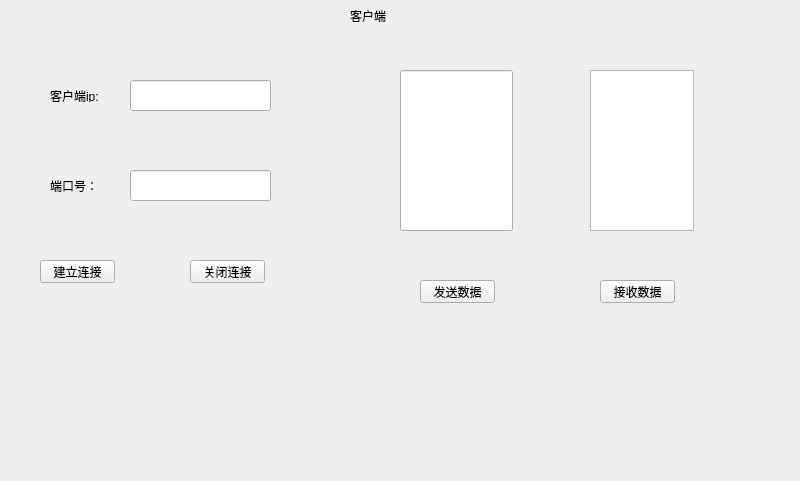
<?xml version="1.0" encoding="UTF-8"?>
<ui version="4.0">
 <class>Form</class>
 <widget class="QWidget" name="Form">
  <property name="geometry">
   <rect>
    <x>0</x>
    <y>0</y>
    <width>800</width>
    <height>481</height>
   </rect>
  </property>
  <property name="windowTitle">
   <string>Form</string>
  </property>
  <widget class="QLineEdit" name="send_lineEdit">
   <property name="geometry">
    <rect>
     <x>400</x>
     <y>70</y>
     <width>113</width>
     <height>161</height>
    </rect>
   </property>
  </widget>
  <widget class="QTextEdit" name="rcv_textEdit">
   <property name="geometry">
    <rect>
     <x>590</x>
     <y>70</y>
     <width>104</width>
     <height>161</height>
    </rect>
   </property>
  </widget>
  <widget class="QPushButton" name="open_connect_Button">
   <property name="geometry">
    <rect>
     <x>40</x>
     <y>260</y>
     <width>75</width>
     <height>23</height>
    </rect>
   </property>
   <property name="text">
    <string>建立连接</string>
   </property>
  </widget>
  <widget class="QPushButton" name="close_connect_pushButton_2">
   <property name="geometry">
    <rect>
     <x>190</x>
     <y>260</y>
     <width>75</width>
     <height>23</height>
    </rect>
   </property>
   <property name="text">
    <string>关闭连接</string>
   </property>
  </widget>
  <widget class="QLabel" name="logo_label">
   <property name="geometry">
    <rect>
     <x>350</x>
     <y>10</y>
     <width>54</width>
     <height>12</height>
    </rect>
   </property>
   <property name="text">
    <string>客户端</string>
   </property>
  </widget>
  <widget class="QLineEdit" name="ip_lineEdit">
   <property name="geometry">
    <rect>
     <x>130</x>
     <y>80</y>
     <width>141</width>
     <height>31</height>
    </rect>
   </property>
  </widget>
  <widget class="QLineEdit" name="port_lineEdit_2">
   <property name="geometry">
    <rect>
     <x>130</x>
     <y>170</y>
     <width>141</width>
     <height>31</height>
    </rect>
   </property>
  </widget>
  <widget class="QLabel" name="ip_label">
   <property name="geometry">
    <rect>
     <x>50</x>
     <y>90</y>
     <width>54</width>
     <height>12</height>
    </rect>
   </property>
   <property name="text">
    <string>客户端ip:</string>
   </property>
  </widget>
  <widget class="QLabel" name="port_label_2">
   <property name="geometry">
    <rect>
     <x>50</x>
     <y>180</y>
     <width>54</width>
     <height>12</height>
    </rect>
   </property>
   <property name="text">
    <string>端口号：</string>
   </property>
  </widget>
  <widget class="QPushButton" name="send_data_pushButton">
   <property name="geometry">
    <rect>
     <x>420</x>
     <y>280</y>
     <width>75</width>
     <height>23</height>
    </rect>
   </property>
   <property name="text">
    <string>发送数据</string>
   </property>
  </widget>
  <widget class="QPushButton" name="rcv_pushButton_2">
   <property name="geometry">
    <rect>
     <x>600</x>
     <y>280</y>
     <width>75</width>
     <height>23</height>
    </rect>
   </property>
   <property name="text">
    <string>接收数据</string>
   </property>
  </widget>
 </widget>
 <resources/>
 <connections/>
</ui>
